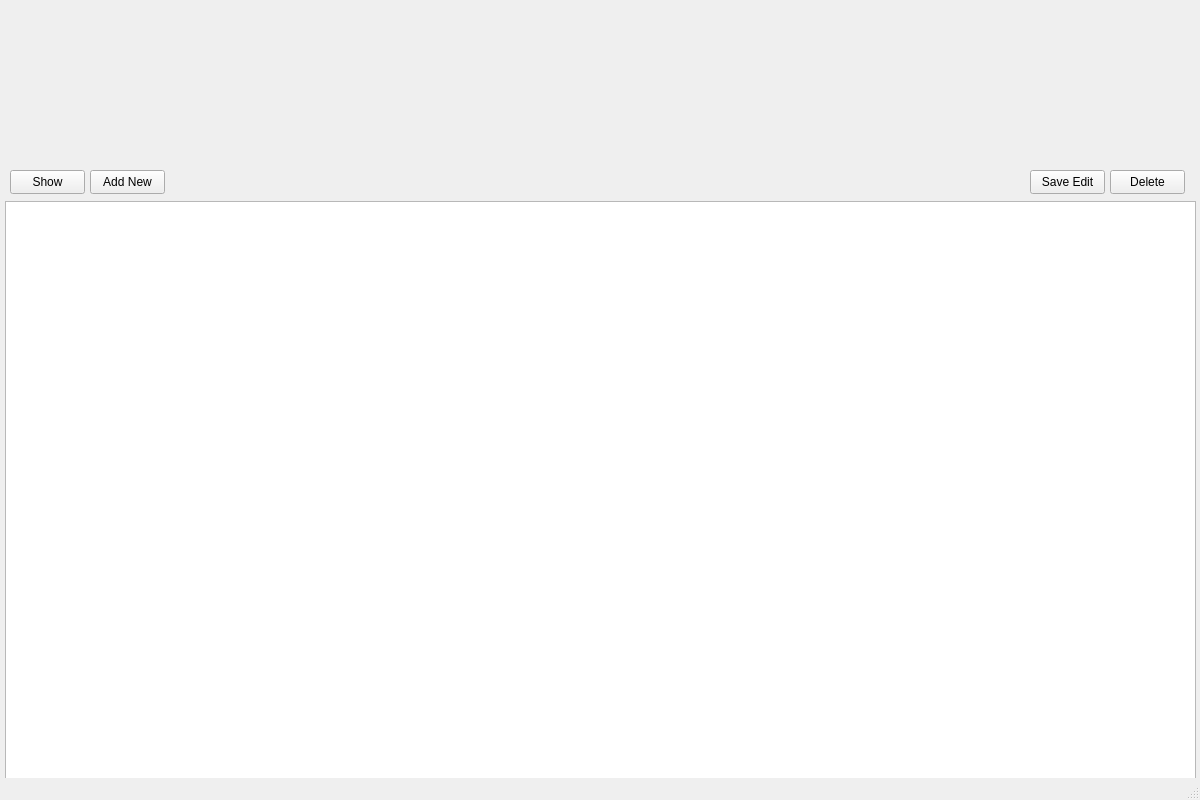
<?xml version="1.0" encoding="UTF-8"?>
<ui version="4.0">
 <class>MainWindow</class>
 <widget class="QMainWindow" name="MainWindow">
  <property name="geometry">
   <rect>
    <x>0</x>
    <y>0</y>
    <width>1200</width>
    <height>800</height>
   </rect>
  </property>
  <property name="windowTitle">
   <string>MainWindow</string>
  </property>
  <widget class="QWidget" name="centralwidget">
   <widget class="QPushButton" name="pushButton">
    <property name="geometry">
     <rect>
      <x>10</x>
      <y>170</y>
      <width>75</width>
      <height>24</height>
     </rect>
    </property>
    <property name="text">
     <string>Show</string>
    </property>
   </widget>
   <widget class="QPushButton" name="pushButton_2">
    <property name="geometry">
     <rect>
      <x>1110</x>
      <y>170</y>
      <width>75</width>
      <height>24</height>
     </rect>
    </property>
    <property name="text">
     <string>Delete</string>
    </property>
   </widget>
   <widget class="QPushButton" name="pushButton_3">
    <property name="geometry">
     <rect>
      <x>1030</x>
      <y>170</y>
      <width>75</width>
      <height>24</height>
     </rect>
    </property>
    <property name="text">
     <string>Save Edit</string>
    </property>
   </widget>
   <widget class="QPushButton" name="pushButton_4">
    <property name="geometry">
     <rect>
      <x>90</x>
      <y>170</y>
      <width>75</width>
      <height>24</height>
     </rect>
    </property>
    <property name="text">
     <string>Add New</string>
    </property>
   </widget>
   <widget class="QTableWidget" name="tableWidget">
    <property name="geometry">
     <rect>
      <x>5</x>
      <y>201</y>
      <width>1191</width>
      <height>591</height>
     </rect>
    </property>
   </widget>
  </widget>
  <widget class="QMenuBar" name="menubar">
   <property name="geometry">
    <rect>
     <x>0</x>
     <y>0</y>
     <width>1200</width>
     <height>22</height>
    </rect>
   </property>
  </widget>
  <widget class="QStatusBar" name="statusbar"/>
 </widget>
 <resources/>
 <connections/>
</ui>
